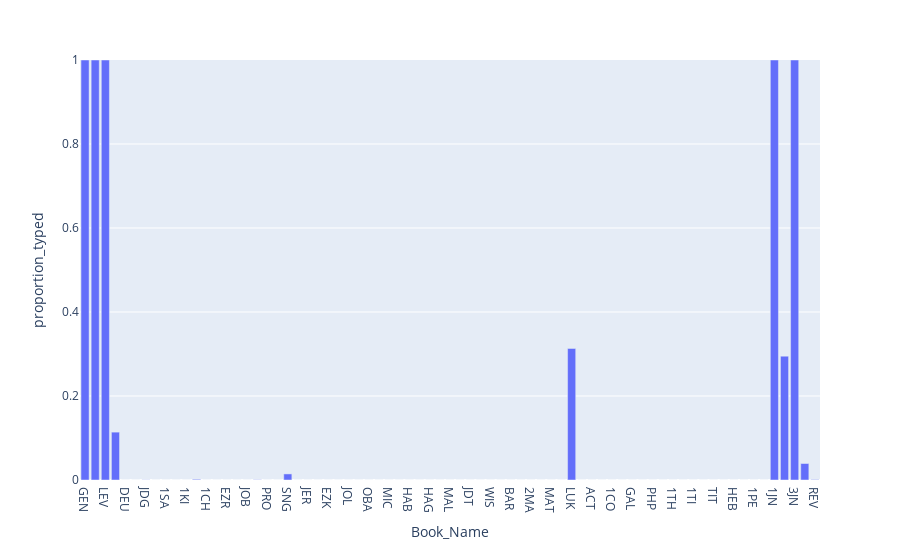

Notebook code for this chart:
### Code cell
fig_proportion_of_each_book_typed = px.bar(df_characters_typed_by_book, 
x = 'Book_Name', y = 'proportion_typed')
fig_proportion_of_each_book_typed.update_yaxes(range = [0, 1]) # Setting
# the maximum y value as 1 better demonstrates how much of the Bible
# has been typed so far
fig_proportion_of_each_book_typed.write_html(
    'Analyses/proportion_of_each_book_typed.html')
fig_proportion_of_each_book_typed.write_image(
    'Analyses/proportion_of_each_book_typed.png', 
    width = 1920, height = 1080, engine = 'kaleido', scale = 2)
fig_proportion_of_each_book_typed

### Figure 1 — Plotly figure (JSON) as saved in the notebook; plotly's stock layout.template omitted (floating-point values rounded to 4 significant figures)
{"data": [{"alignmentgroup": "True", "hovertemplate": "Book_Name=%{x}<br>proportion_typed=%{y}<extra></extra>", "legendgroup": "", "marker": {"color": "#636efa", "pattern": {"shape": ""}}, "name": "", "offsetgroup": "", "orientation": "v", "showlegend": false, "textposition": "auto", "type": "bar", "x": ["GEN", "EXO", "LEV", "NUM", "DEU", "JOS", "JDG", "RUT", "1SA", "2SA", "1KI", "2KI", "1CH", "2CH", "EZR", "NEH", "JOB", "PSA", "PRO", "ECC", "SNG", "ISA", "JER", "LAM", "EZK", "HOS", "JOL", "AMO", "OBA", "JON", "MIC", "NAM", "HAB", "ZEP", "HAG", "ZEC", "MAL", "TOB", "JDT", "ESG", "WIS", "SIR", "BAR", "1MA", "2MA", "DAG", "MAT", "MRK", "LUK", "JHN", "ACT", "ROM", "1CO", "2CO", "GAL", "EPH", "PHP", "COL", "1TH", "2TH", "1TI", "2TI", "TIT", "PHM", "HEB", "JAS", "1PE", "2PE", "1JN", "2JN", "3JN", "JUD", "REV"], "xaxis": "x", "y": [1, 1, 1, 0.114, 0, 0, 0.000407, 0, 0, 0, 0, 0.001661, 0, 0, 0, 0, 0, 0.0006044, 0, 0, 0.01447, 0, 0, 0, 0, 0, 0, 0, 0, 0, 0, 0, 0, 0, 0, 0, 0, 0, 0, 0, 0, 0, 0, 0, 0, 0, 0, 0, 0.3132, 0, 0, 0, 0, 0, 0, 0, 0, 0, 0, 0, 0, 0, 0, 0, 0, 0, 0, 0, 1, 0.2949, 1, 0.0393, 0.00109], "yaxis": "y"}], "layout": {"barmode": "relative", "legend": {"tracegroupgap": 0}, "margin": {"t": 60}, "xaxis": {"anchor": "y", "domain": [0, 1], "title": {"text": "Book_Name"}}, "yaxis": {"anchor": "x", "domain": [0, 1], "range": [0, 1], "title": {"text": "proportion_typed"}}}}
